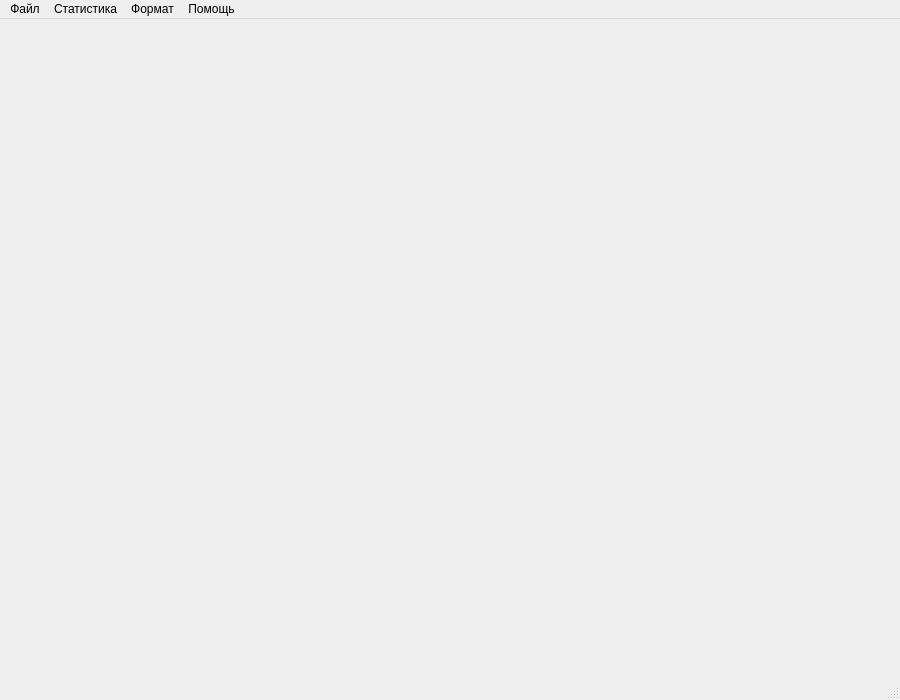
<?xml version="1.0" encoding="UTF-8"?>
<ui version="4.0">
 <class>MainWindow</class>
 <widget class="QMainWindow" name="MainWindow">
  <property name="geometry">
   <rect>
    <x>0</x>
    <y>0</y>
    <width>900</width>
    <height>700</height>
   </rect>
  </property>
  <property name="windowTitle">
   <string>MainWindow</string>
  </property>
  <widget class="QWidget" name="centralwidget">
   <layout class="QGridLayout" name="gridLayout">
    <item row="0" column="0">
     <widget class="Clocky" name="widget" native="true">
      <property name="enabled">
       <bool>true</bool>
      </property>
     </widget>
    </item>
   </layout>
  </widget>
  <widget class="QMenuBar" name="menubar">
   <property name="geometry">
    <rect>
     <x>0</x>
     <y>0</y>
     <width>900</width>
     <height>21</height>
    </rect>
   </property>
   <widget class="QMenu" name="file_menu">
    <property name="title">
     <string>Файл</string>
    </property>
    <addaction name="about_action"/>
    <addaction name="fullscreen_action"/>
    <addaction name="exit_action"/>
   </widget>
   <widget class="QMenu" name="statistics_menu">
    <property name="title">
     <string>Статистика</string>
    </property>
    <addaction name="show_statistics_action"/>
    <addaction name="end_testing_action"/>
   </widget>
   <widget class="QMenu" name="format_menu">
    <property name="title">
     <string>Формат</string>
    </property>
    <widget class="QMenu" name="digf_menu">
     <property name="title">
      <string>Числовой</string>
     </property>
     <addaction name="from_device_action"/>
     <addaction name="manual_action"/>
    </widget>
    <addaction name="digf_menu"/>
    <addaction name="wordf_action"/>
   </widget>
   <widget class="QMenu" name="help_menu">
    <property name="title">
     <string>Помощь</string>
    </property>
    <addaction name="help_action"/>
   </widget>
   <addaction name="file_menu"/>
   <addaction name="statistics_menu"/>
   <addaction name="format_menu"/>
   <addaction name="help_menu"/>
  </widget>
  <widget class="QStatusBar" name="statusbar"/>
  <action name="about_action">
   <property name="checkable">
    <bool>false</bool>
   </property>
   <property name="checked">
    <bool>false</bool>
   </property>
   <property name="text">
    <string>О программе</string>
   </property>
  </action>
  <action name="help_action">
   <property name="text">
    <string>Помощь</string>
   </property>
  </action>
  <action name="wordf_action">
   <property name="text">
    <string>Словесный</string>
   </property>
  </action>
  <action name="from_device_action">
   <property name="text">
    <string>С устройства</string>
   </property>
  </action>
  <action name="manual_action">
   <property name="text">
    <string>Вручную</string>
   </property>
  </action>
  <action name="show_statistics_action">
   <property name="text">
    <string>Просмотреть статистику</string>
   </property>
  </action>
  <action name="end_testing_action">
   <property name="text">
    <string>Закончить тестирование</string>
   </property>
  </action>
  <action name="fullscreen_action_2">
   <property name="checkable">
    <bool>true</bool>
   </property>
   <property name="text">
    <string>Полноэкранный режим (F11)</string>
   </property>
  </action>
  <action name="exit_action">
   <property name="text">
    <string>Выйти</string>
   </property>
  </action>
  <action name="fullscreen_action">
   <property name="checkable">
    <bool>true</bool>
   </property>
   <property name="text">
    <string>Полноэкранный режим (F11)</string>
   </property>
  </action>
 </widget>
 <customwidgets>
  <customwidget>
   <class>Clocky</class>
   <extends>QWidget</extends>
   <header>clocky.h</header>
   <container>1</container>
  </customwidget>
 </customwidgets>
 <resources/>
 <connections/>
</ui>
